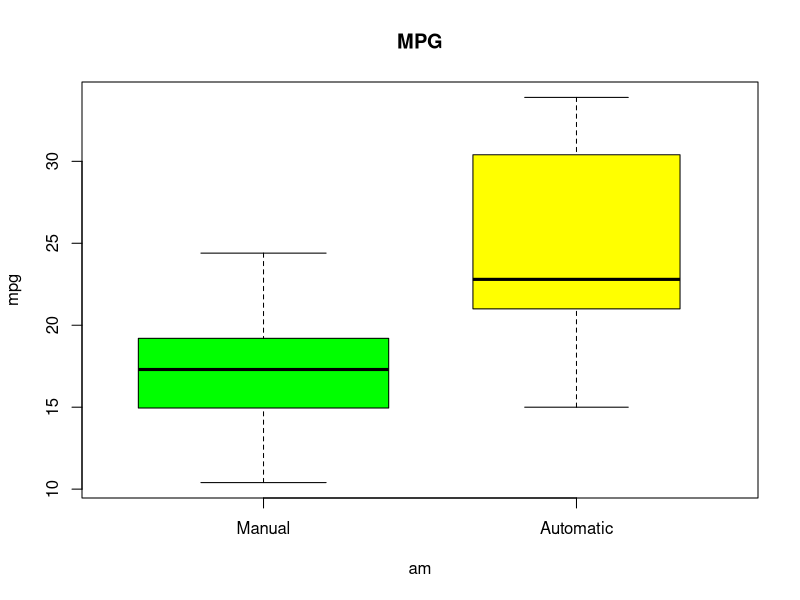
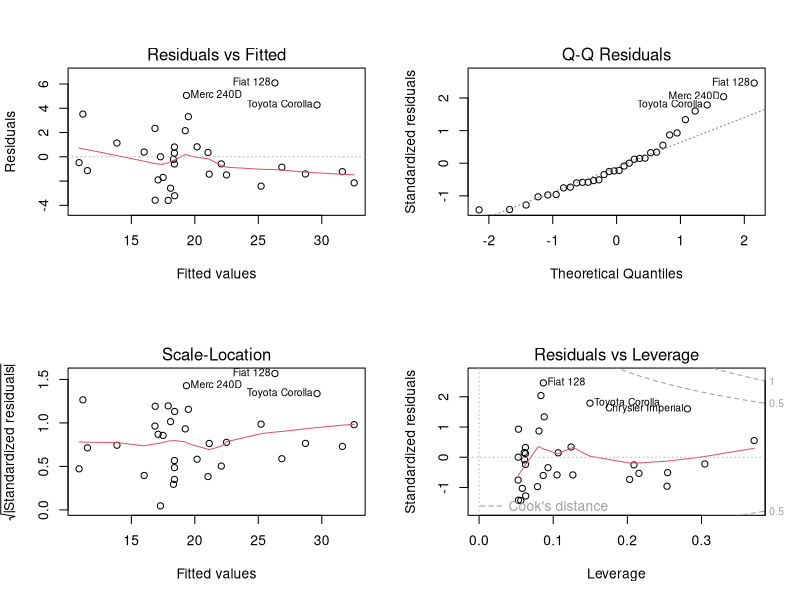

Recreate these plots in R, in order.
## ---- chunk 1
data(mtcars)
dim(mtcars)
head(mtcars, 3)
## ---- chunk 2
mean(subset(mtcars$mpg, mtcars$am == 1)) - mean(subset(mtcars$mpg, mtcars$am == 0))
## ---- chunk 3
t.test(mpg ~ am, data = mtcars)
## ---- chunk 4
mtcars$am = as.factor(mtcars$am)
fit1 = lm(mpg ~ ., data = mtcars)
summary(fit1)
## ---- chunk 5
fit2 = lm(mpg ~ wt + qsec + am, data = mtcars)
summary(fit2)
## ---- chunk 6
fit3 = lm(mpg ~ am * wt, mtcars)
summary(fit3)
## ---- chunk 7
boxplot(mpg ~ am, data = mtcars, varwidth = TRUE, col=c("green","yellow"), names = c("Manual","Automatic"), main = "MPG")
## ---- chunk 8
par(mfrow = c(2, 2))
plot(fit3)
